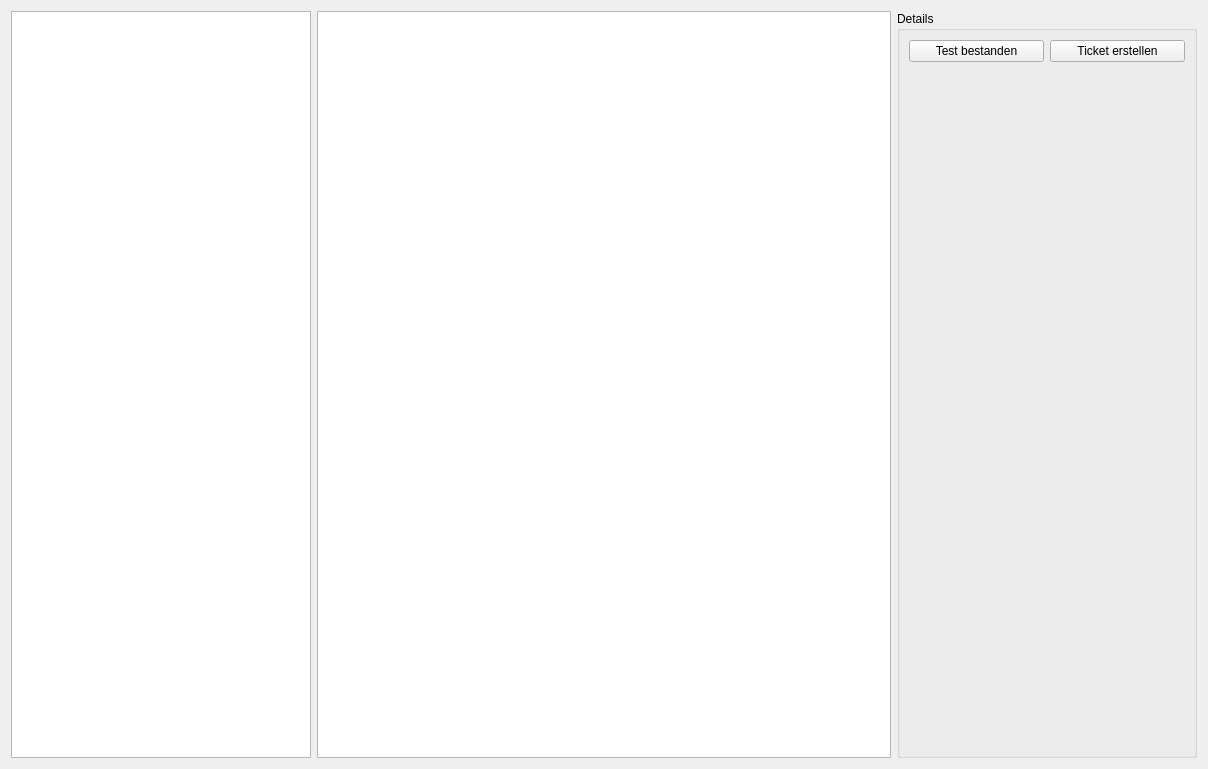
<?xml version="1.0" encoding="UTF-8"?>
<ui version="4.0">
 <class>SystemsWidget</class>
 <widget class="QWidget" name="SystemsWidget">
  <property name="geometry">
   <rect>
    <x>0</x>
    <y>0</y>
    <width>1208</width>
    <height>769</height>
   </rect>
  </property>
  <property name="windowTitle">
   <string>Form</string>
  </property>
  <layout class="QHBoxLayout" name="horizontalLayout">
   <item>
    <widget class="QTreeView" name="sysView">
     <property name="minimumSize">
      <size>
       <width>300</width>
       <height>0</height>
      </size>
     </property>
     <property name="maximumSize">
      <size>
       <width>250</width>
       <height>16777215</height>
      </size>
     </property>
    </widget>
   </item>
   <item>
    <widget class="QTreeView" name="testView"/>
   </item>
   <item>
    <widget class="QGroupBox" name="groupBox">
     <property name="minimumSize">
      <size>
       <width>300</width>
       <height>0</height>
      </size>
     </property>
     <property name="maximumSize">
      <size>
       <width>300</width>
       <height>16777215</height>
      </size>
     </property>
     <property name="title">
      <string>Details</string>
     </property>
     <layout class="QGridLayout" name="gridLayout">
      <item row="0" column="1">
       <widget class="QPushButton" name="createTicket">
        <property name="text">
         <string>Ticket erstellen</string>
        </property>
       </widget>
      </item>
      <item row="0" column="0">
       <widget class="QPushButton" name="testPassed">
        <property name="text">
         <string>Test bestanden</string>
        </property>
       </widget>
      </item>
      <item row="1" column="0">
       <spacer name="verticalSpacer">
        <property name="orientation">
         <enum>Qt::Vertical</enum>
        </property>
        <property name="sizeHint" stdset="0">
         <size>
          <width>20</width>
          <height>40</height>
         </size>
        </property>
       </spacer>
      </item>
     </layout>
    </widget>
   </item>
  </layout>
 </widget>
 <resources/>
 <connections/>
</ui>
